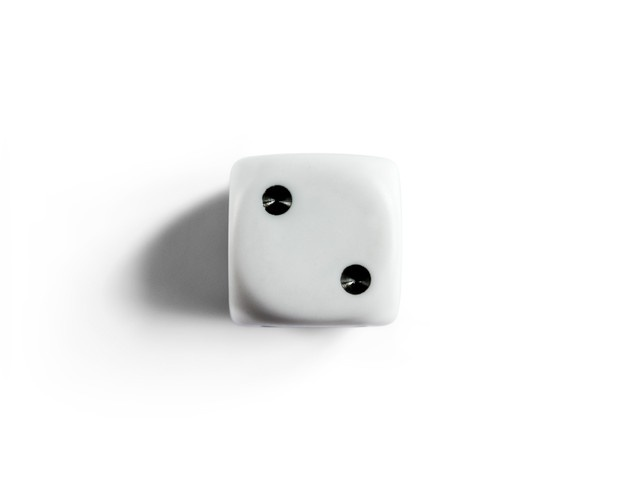
#> input picture images/0.jpg, 626 x 478 px
$ jupyter execute 'Dice Recognition.ipynb'
#> lines starting #> are read from the running program, lines starting #| are printed output that depends on the picture; after the words box and inside, x2 and y2 are one past the last pixel; in counts of white or black regions, pixels touching at a corner belong together
[cell 1]
import cv2
import matplotlib.pyplot as plt
import numpy as np

[cell 2]
image = cv2.imread('images/0.jpg')
#> image is the input picture: shape (478, 626, 3); mean B, G, R 243.9, 244, 243.8
image = cv2.cvtColor(image, cv2.COLOR_BGR2RGB)

plt.imshow(image, cmap = 'gray')

[cell 3]
img = cv2.imread('images/0.jpg', cv2.IMREAD_GRAYSCALE)
#> img: shape (478, 626); min 0, max 255, mean 243.9

plt.imshow(img, cmap = 'gray')

[cell 4]
img_edge = cv2.Canny(img, 10, 255)
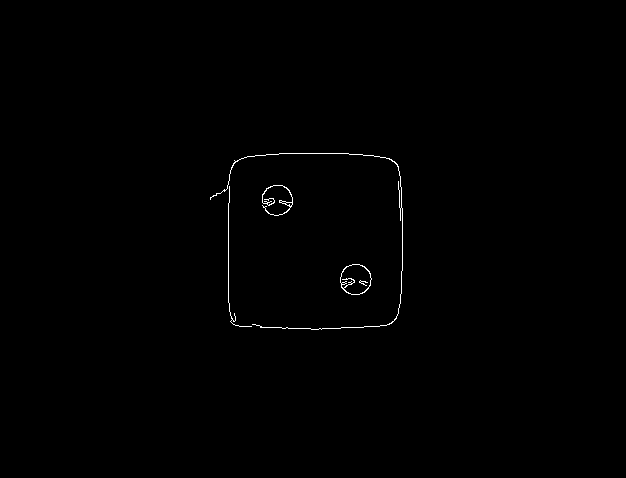
#> img_edge: shape (478, 626); 0.36% white in thin lines or dots, all inside (x1, y1, x2, y2) = (210, 153, 403, 330)

plt.imshow(img_edge, cmap = 'gray')

[cell 5]
kernel = np.ones((20, 20), np.uint8)

closing = cv2.morphologyEx(img_edge, cv2.MORPH_CLOSE, kernel)
#> closing: shape (478, 626); 0.86% white; 3 white regions

plt.imshow(closing, cmap= 'gray')

[cell 6]
# contours, hierarchy = cv2.findContours(closing, cv2.RETR_TREE, cv2.CHAIN_APPROX_SIMPLE)
contours, hierarchy = cv2.findContours(closing, cv2.RETR_EXTERNAL, cv2.CHAIN_APPROX_SIMPLE)
#> contours = 1 contour; box (x1, y1, x2, y2) and area: (211, 154, 404, 331) 29619
# print(len(contours))

x, y, w, h = cv2.boundingRect(contours[0])
#> x = 211; y = 154; w = 193; h = 177
cv2.rectangle(image, (x, y), (x+w, y+h), (0, 255, 255), 6)
#> image: shape (478, 626, 3); mean R, G, B 240, 244.6, 244.5

plt.imshow(image)

[cell 7]
circles = cv2.HoughCircles(img, cv2.HOUGH_GRADIENT, 1, 1, param1=70, param2 = 30, minRadius=1, maxRadius= 20)
#> circles = [[355.5, 279.5, 14.9], [276.5, 199.5, 14.5]]
# print(circles)

[cell 8]
circles = circles[0, :]
# print(circles)

for circle in circles:
    cv2.circle(image, (int(circle[0]), int(circle[1])), int(circle[2]), (255, 0, 255), 6)
#> this loop made 2 passes
#> image: shape (478, 626, 3); mean R, G, B 240.7, 244.3, 245.2

plt.imshow(image)

[cell 9]
count_circles = len(circles)
#> count_circles = 2

cv2.putText(image, f'num: {count_circles}', (x+30, y-10), cv2.FONT_HERSHEY_SIMPLEX, 1,(255, 0, 0), 3)
#> image: shape (478, 626, 3); mean R, G, B 240.7, 243.4, 244.3

plt.imshow(image)

[cell 10]
image = cv2.imread('images/1.jpg')
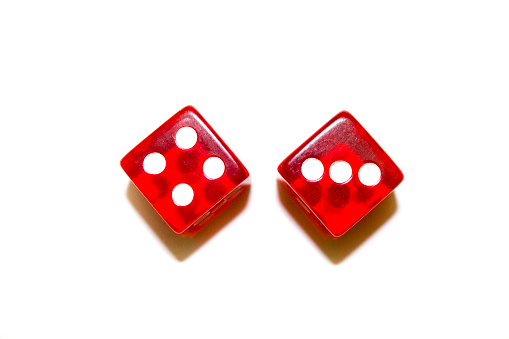
#> input picture images/1.jpg, 509 x 339 px
#> image is the input picture: shape (339, 509, 3); mean B, G, R 225.7, 226.9, 247.3
image = cv2.cvtColor(image, cv2.COLOR_BGR2RGB)

plt.imshow(image, cmap= 'gray')

[cell 11]
img = cv2.imread('images/1.jpg', cv2.IMREAD_GRAYSCALE)
#> img: shape (339, 509); min 34, max 255, mean 232.8

plt.imshow(img, cmap= 'gray')

[cell 12]
img_thresh = cv2.threshold(img,200,255, cv2.THRESH_BINARY_INV)[1]
#> img_thresh: shape (339, 509); 12.7% white; 3 white regions (1 under 20 px), largest, box (x1, y1, x2, y2) and area: (276, 110, 404, 265) 10974, (120, 105, 251, 262) 10943

img_edge = cv2.Canny(img_thresh,10, 255)
#> img_edge: shape (339, 509); 1.1% white in thin lines or dots, all inside (x1, y1, x2, y2) = (119, 104, 404, 265)

plt.imshow(img_edge, cmap= 'gray')

[cell 13]
contours, hierarchy = cv2.findContours(img_edge, cv2.RETR_EXTERNAL, cv2.CHAIN_APPROX_NONE)
#> contours = 2 contours; box (x1, y1, x2, y2) and area: (119, 104, 251, 262) 12672, (275, 110, 404, 265) 12425
print(len(contours))
#| 2

x1, y1, w1, h1 = cv2.boundingRect(contours[0])
#> x1 = 275; y1 = 110; w1 = 129; h1 = 155
x2, y2, w2, h2 = cv2.boundingRect(contours[1])
#> x2 = 119; y2 = 104; w2 = 132; h2 = 158

dice1 = img_edge[y1:y1+h1, x1:x1+w1]
#> dice1: shape (155, 129); 4.5% white in thin lines or dots
dice2 = img_edge[y2:y2+h2, x2:x2+w2]
#> dice2: shape (158, 132); 4.5% white in thin lines or dots

plt.imshow(dice1, cmap='gray')
plt.show()
plt.imshow(dice2, cmap='gray')
plt.show()

[cell 14]
cv2.rectangle(image, (x1, y1), (x1+w1, y1+h1), (0, 255, 255), 4)
cv2.rectangle(image, (x2, y2), (x2+w2, y2+h2), (0, 255, 255), 4)

plt.imshow(image)

[cell 15]
circles = cv2.HoughCircles(img_edge, cv2.HOUGH_GRADIENT, 1, 10, param1=70, param2 = 25, minRadius=1, maxRadius= 40)
#> circles = [[311.5, 168.5, 11.6], [185.5, 136.5, 11.8], [213.5, 168.5, 10.9], [153.5, 163.5, 10.3], [182.5, 195.5, 11], [339.5, 170.5, 12.1], [368.5, 174.5, 9.6]]
# print(circles)

[cell 16]
circles = circles[0, :]

for circle in circles:
    cv2.circle(image, (int(circle[0]), int(circle[1])), int(circle[2]), (0,0,255), 2)
#> this loop made 7 passes
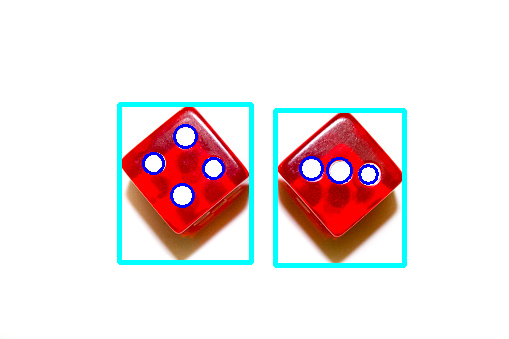
#> image: shape (339, 509, 3); mean R, G, B 236.9, 225.7, 226.6

plt.imshow(image)

[cell 17]
circles1 = cv2.HoughCircles(dice1, cv2.HOUGH_GRADIENT, 1, 10, param1=70, param2 = 25, minRadius=1, maxRadius= 40)
#> circles1 = [[36.5, 58.5, 11.6], [64.5, 60.5, 12.1], [93.5, 64.5, 9.6]]
circles1 = circles1[0, :]
# print(len(circles1))

circles2 = cv2.HoughCircles(dice2, cv2.HOUGH_GRADIENT, 1, 10, param1=70, param2 = 25, minRadius=1, maxRadius= 40)
#> circles2 = [[66.5, 32.5, 11.8], [94.5, 64.5, 10.9], [63.5, 91.5, 11], [33.5, 58.5, 11.1]]
circles2 = circles2[0, :]
# print(len(circles2))

cv2.putText(image, f'num: {len(circles1)}', (x1+10, y1-10), cv2.FONT_HERSHEY_SIMPLEX, 1,(255, 0, 255), 2)
cv2.putText(image, f'num: {len(circles2)}', (x2+10, y2-10), cv2.FONT_HERSHEY_SIMPLEX, 1,(255, 0, 255), 2)

plt.imshow(image)

[cell 18]
image = cv2.imread('images/2.jpg')
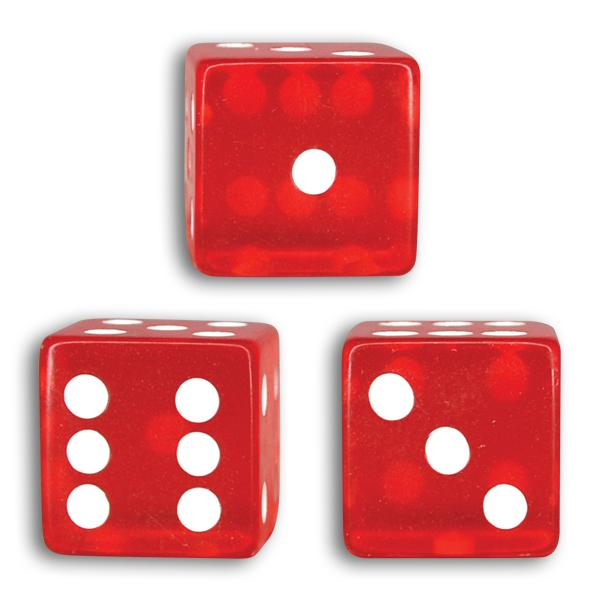
#> input picture images/2.jpg, 600 x 600 px
#> image is the input picture: shape (600, 600, 3); mean B, G, R 167.5, 166.7, 230.6
image = cv2.cvtColor(image, cv2.COLOR_BGR2RGB)

plt.imshow(image, cmap= 'gray')

[cell 19]
img = cv2.imread('images/2.jpg', cv2.IMREAD_GRAYSCALE)
#> img: shape (600, 600); min 57, max 255, mean 186

plt.imshow(img, cmap= 'gray')

[cell 20]
img_thresh = cv2.threshold(img,240,255, cv2.THRESH_BINARY_INV)[1]
#> img_thresh: shape (600, 600); 48.6% white; 19 white regions (16 under 20 px), largest, box (x1, y1, x2, y2) and area: (164, 36, 423, 293) 62333, (18, 312, 282, 575) 56712, (322, 314, 564, 574) 55847

img_edge = cv2.Canny(img_thresh,10, 255)
#> img_edge: shape (600, 600); 1.5% white in thin lines or dots, all inside (x1, y1, x2, y2) = (17, 35, 565, 575)

plt.imshow(img_edge, cmap= 'gray')

[cell 21]
kernel = np.ones((5, 5), np.uint8)

closing = cv2.morphologyEx(img_edge, cv2.MORPH_CLOSE, kernel)
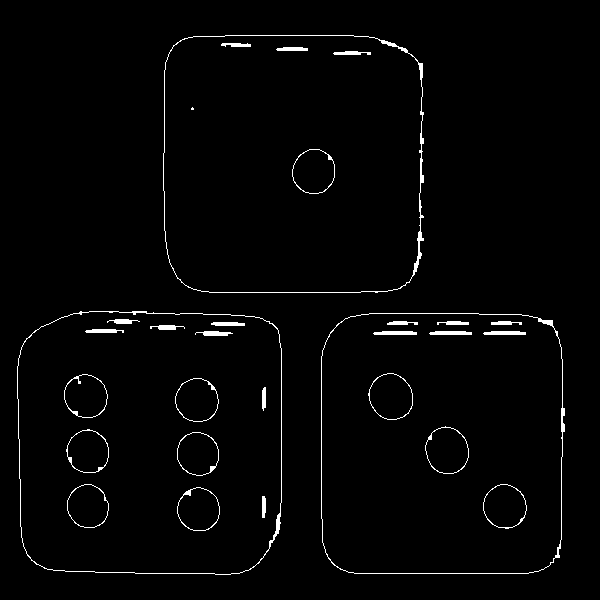
#> closing: shape (600, 600); 1.9% white in thin lines or dots, all inside (x1, y1, x2, y2) = (17, 35, 565, 575)

plt.imshow(closing, cmap= 'gray')

[cell 22]
contours, hierarchy = cv2.findContours(closing, cv2.RETR_EXTERNAL, cv2.CHAIN_APPROX_SIMPLE)
#> contours = 3 contours; box (x1, y1, x2, y2) and area: (17, 311, 282, 575) 65870, (163, 35, 424, 293) 64216, (321, 313, 565, 574) 61060
print(len(contours))
#| 3

x1, y1, w1, h1 = cv2.boundingRect(contours[0])
#> x1 = 321; y1 = 313; w1 = 244; h1 = 261
x2, y2, w2, h2 = cv2.boundingRect(contours[1])
#> x2 = 17; y2 = 311; w2 = 265; h2 = 264
x3, y3, w3, h3 = cv2.boundingRect(contours[2])
#> x3 = 163; y3 = 35; w3 = 261; h3 = 258

dice1 = img_edge[y1:y1+h1, x1:x1+w1]
#> dice1: shape (261, 244); 2.9% white in thin lines or dots
dice2 = img_edge[y2:y2+h2, x2:x2+w2]
#> dice2: shape (264, 265); 3.2% white in thin lines or dots
dice3 = img_edge[y3:y3+h3, x3:x3+w3]
#> dice3: shape (258, 261); 2% white in thin lines or dots

plt.imshow(dice1, cmap='gray')
plt.show()
plt.imshow(dice2, cmap='gray')
plt.show()
plt.imshow(dice3, cmap='gray')
plt.show()

[cell 23]
cv2.rectangle(image, (x1, y1), (x1+w1, y1+h1), (0, 255, 255), 5)
cv2.rectangle(image, (x2, y2), (x2+w2, y2+h2), (0, 255, 255), 5)
cv2.rectangle(image, (x3, y3), (x3+w3, y3+h3), (0, 255, 255), 5)

plt.imshow(image)

[cell 24]
circles = cv2.HoughCircles(closing, cv2.HOUGH_GRADIENT, 1, 10, param1=70, param2 = 25, minRadius=1, maxRadius= 40)
#> circles = [[88.5, 505.5, 20.5], [195.5, 400.5, 21.4], [197.5, 453.5, 21.6], [197.5, 509.5, 20.8], [314.5, 170.5, 21.6], [85.5, 395.5, 20.7], [505.5, 504.5, 22], [88.5, 451.5, 20.7], [389.5, 398.5, 21.8], [445.5, 452.5, 23]]
# print(circles)

[cell 25]
circles = circles[0, :]

for circle in circles:
    cv2.circle(image, (int(circle[0]), int(circle[1])), int(circle[2]), (0,0,255), 4)
#> this loop made 10 passes
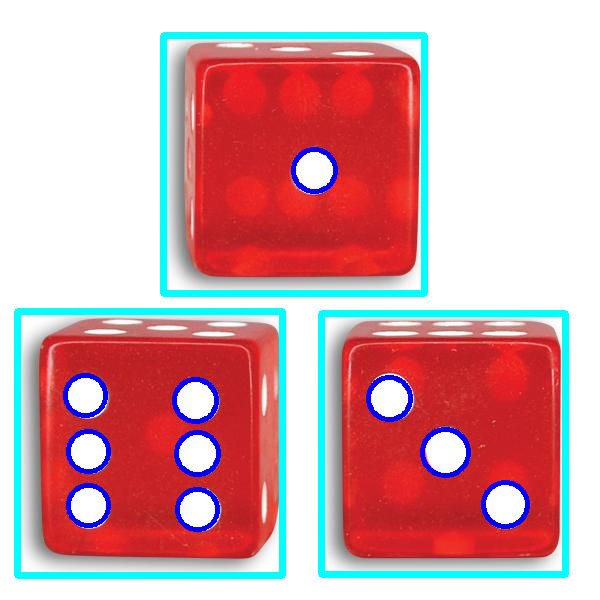
#> image: shape (600, 600, 3); mean R, G, B 211.5, 163.8, 169.2

plt.imshow(image)

[cell 26]
circles1 = cv2.HoughCircles(dice1, cv2.HOUGH_GRADIENT, 1, 10, param1=70, param2 = 25, minRadius=1, maxRadius= 40)
#> circles1 = [[181.5, 194.5, 22.2], [68.5, 81.5, 21.6], [127.5, 141.5, 20.1]]
circles1 = circles1[0, :]
# print(len(circles1))

circles2 = cv2.HoughCircles(dice2, cv2.HOUGH_GRADIENT, 1, 10, param1=70, param2 = 25, minRadius=1, maxRadius= 40)
#> circles2 = [[178.5, 89.5, 21.4], [67.5, 85.5, 21], [180.5, 142.5, 21.6], [71.5, 140.5, 20.8], [182.5, 198.5, 21.1], [72.5, 193.5, 21.7]]
circles2 = circles2[0, :]
# print(len(circles2))

circles3 = cv2.HoughCircles(dice3, cv2.HOUGH_GRADIENT, 1, 10, param1=70, param2 = 25, minRadius=1, maxRadius= 40)
#> circles3 = [[151.5, 135.5, 21.6]]
circles3 = circles3[0, :]
# print(len(circles3))

cv2.putText(image, f'num: {len(circles1)}', (x1+120, y1-10), cv2.FONT_HERSHEY_SIMPLEX, 1,(255, 0, 255), 5)
cv2.putText(image, f'num: {len(circles2)}', (x2+10, y2-10), cv2.FONT_HERSHEY_SIMPLEX, 1,(255, 0, 255), 5)
cv2.putText(image, f'num: {len(circles3)}', (x3+70, y3-10), cv2.FONT_HERSHEY_SIMPLEX, 1,(255, 0, 255), 5)

plt.imshow(image)

[cell 27]
image = cv2.imread('images/3.jpg')
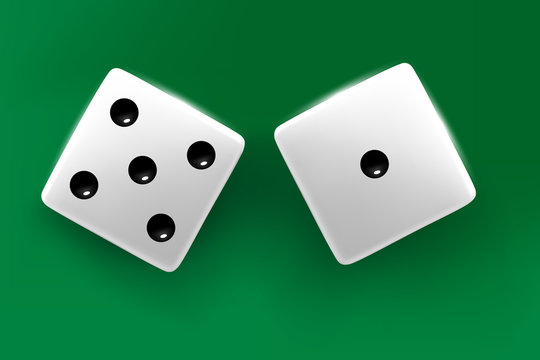
#> input picture images/3.jpg, 540 x 360 px
#> image is the input picture: shape (360, 540, 3); mean B, G, R 89.9, 135.2, 52.7
image = cv2.cvtColor(image, cv2.COLOR_BGR2RGB)

plt.imshow(image, cmap= 'gray')

[cell 28]
img = cv2.imread('images/3.jpg', cv2.IMREAD_GRAYSCALE)
#> img: shape (360, 540); min 0, max 255, mean 105.3

plt.imshow(img, cmap= 'gray')

[cell 29]
img_edge = cv2.Canny(img, 250, 255)
#> img_edge: shape (360, 540); 1.2% white in thin lines or dots, all inside (x1, y1, x2, y2) = (41, 62, 476, 272)

plt.imshow(img_edge, cmap = 'gray')

[cell 30]
kernel = np.ones((5, 5), np.uint8)

closing = cv2.morphologyEx(img_edge, cv2.MORPH_CLOSE, kernel)
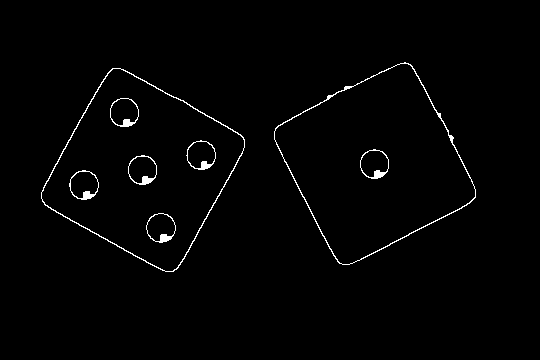
#> closing: shape (360, 540); 1.4% white in thin lines or dots, all inside (x1, y1, x2, y2) = (41, 62, 476, 272)

plt.imshow(closing, cmap= 'gray')

[cell 31]
contours, hierarchy = cv2.findContours(closing, cv2.RETR_EXTERNAL, cv2.CHAIN_APPROX_NONE)
#> contours = 2 contours; box (x1, y1, x2, y2) and area: (274, 62, 476, 265) 24692, (41, 68, 245, 272) 24644
# print(len(contours))

x1, y1, w1, h1 = cv2.boundingRect(contours[0])
#> x1 = 41; y1 = 68; w1 = 204; h1 = 204
x2, y2, w2, h2 = cv2.boundingRect(contours[1])
#> x2 = 274; y2 = 62; w2 = 202; h2 = 203

dice1 = img[y1:y1+h1, x1:x1+w1]
#> dice1: shape (204, 204)
dice2 = img[y2:y2+h2, x2:x2+w2]
#> dice2: shape (203, 202)

plt.imshow(dice1, cmap='gray')
plt.show()
plt.imshow(dice2, cmap='gray')
plt.show()

[cell 32]
cv2.rectangle(image, (x1, y1), (x1+w1, y1+h1), (0, 255, 255), 4)
cv2.rectangle(image, (x2, y2), (x2+w2, y2+h2), (0, 255, 255), 4)

plt.imshow(image)

[cell 33]
circles = cv2.HoughCircles(img, cv2.HOUGH_GRADIENT, 1, 1, param1=70, param2 = 25, minRadius=1, maxRadius= 40)
#> circles = [[160.5, 227.5, 14.5], [83.5, 184.5, 14.5], [142.5, 169.5, 14.6], [200.5, 154.5, 14.6], [374.5, 163.5, 14.6], [123.5, 112.5, 13.8]]
print(circles)
#| [[[160.5 227.5  14.5]
#|   [ 83.5 184.5  14.5]
#|   [142.5 169.5  14.6]
#|   [200.5 154.5  14.6]
#|   [374.5 163.5  14.6]
#|   [123.5 112.5  13.8]]]

[cell 34]
circles = circles[0, :]

for circle in circles:
    cv2.circle(image, (int(circle[0]), int(circle[1])), int(circle[2]), (255,0,0), 4)
#> this loop made 6 passes
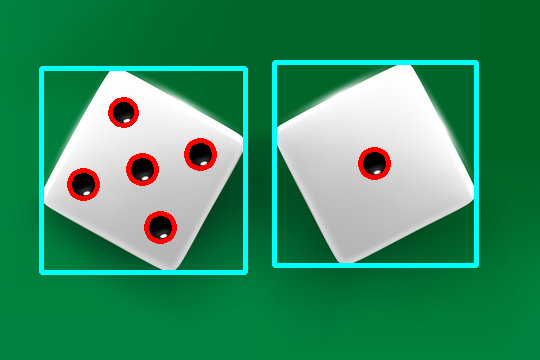
#> image: shape (360, 540, 3); mean R, G, B 54.4, 140.1, 97.1

plt.imshow(image)

[cell 35]
circles1 = cv2.HoughCircles(dice1, cv2.HOUGH_GRADIENT, 1, 1, param1=70, param2 = 25, minRadius=1, maxRadius= 40)
#> circles1 = [[119.5, 159.5, 14.5], [42.5, 116.5, 14.5], [101.5, 101.5, 14.6], [159.5, 86.5, 14.6], [82.5, 44.5, 13.8]]
circles1 = circles1[0, :]
# print(len(circles1))

circles2 = cv2.HoughCircles(dice2, cv2.HOUGH_GRADIENT, 1, 1, param1=70, param2 = 25, minRadius=1, maxRadius= 40)
#> circles2 = [[100.5, 101.5, 14.6]]
circles2 = circles2[0, :]
# print(len(circles2))

cv2.putText(image, f'num: {len(circles1)}', (x1+50, y1-10), cv2.FONT_HERSHEY_SIMPLEX, 1, (255, 170, 0), 4)
cv2.putText(image, f'num: {len(circles2)}', (x2+50, y2-10), cv2.FONT_HERSHEY_SIMPLEX, 1,(255, 170, 0), 4)
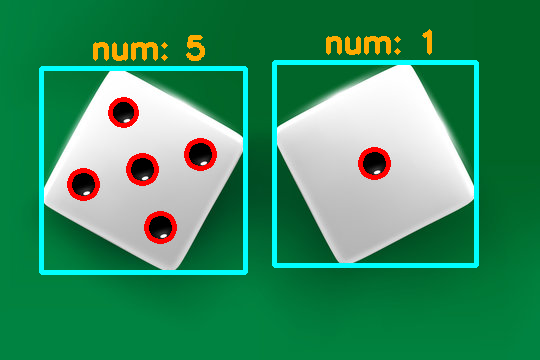
#> image: shape (360, 540, 3); mean R, G, B 57, 140.7, 96.7

plt.imshow(image)
